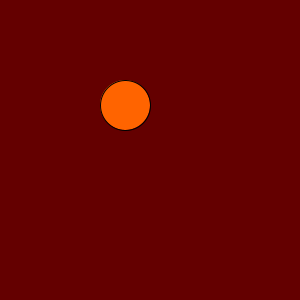
Frame 1 (no input)
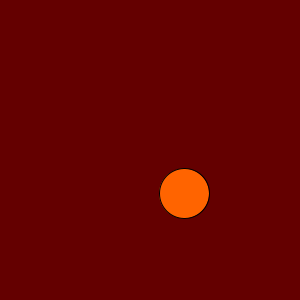
Frame 60 (the mouse pressed at the canvas centre just before this capture)
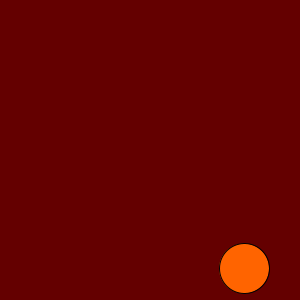
Frame 120 (the mouse held since frame 60 and released just before this capture)

The Processing sketch that drew these frames (run headless with seeded random() and noise(); from frame 60 on, the mouse is pressed at the canvas centre):

// Processing sketch: processing_81818
// ── processing_81818.pde

// set variables for ball position and size
 
float x = 100;
float y = 80;
float w = 50;
float h = 50;
 
// and speed in both the x and y axes
 
float speedX = 1;
float speedY = 1.5;
 
 
void setup() {
 
  size(300, 300);
  smooth();
 
  // change the mode we draw circles so they are
  // aligned in the top left
  ellipseMode(CORNER);
 
}
 
void draw() {
   
  //clear the background and set the fill colour
  background(100, 0, 0);
  fill(255, 100, 0);
 
  // draw the circle in its current position
  ellipse(x, y, w, h);
  
  // add the speed to the position
  x = x + speedX;
  y = y + speedY;
 
  // if we're off the left or off the right, reverse the speed
  if ((x > width - w) || (x <= 0)) {
    speedX = -speedX;
  }
 
  // if we've hit the bottom or the top
  if ((y > height - h)||(y <= 0)) {

    // reverse the speed
    speedY = -speedY;
  }
}
